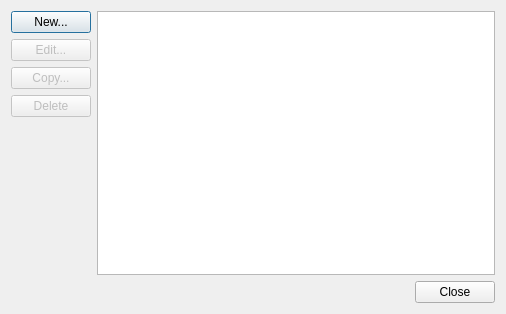
<?xml version="1.0" encoding="UTF-8"?>
<ui version="4.0">
 <class>ManagePadstacksDialog</class>
 <widget class="QDialog" name="ManagePadstacksDialog">
  <property name="geometry">
   <rect>
    <x>0</x>
    <y>0</y>
    <width>506</width>
    <height>314</height>
   </rect>
  </property>
  <property name="windowTitle">
   <string>Manage Padstacks</string>
  </property>
  <layout class="QVBoxLayout" name="verticalLayout">
   <item>
    <layout class="QHBoxLayout" name="horizontalLayout">
     <item>
      <layout class="QVBoxLayout" name="verticalLayout_2">
       <item>
        <widget class="QPushButton" name="newButton">
         <property name="text">
          <string>New...</string>
         </property>
        </widget>
       </item>
       <item>
        <widget class="QPushButton" name="editButton">
         <property name="enabled">
          <bool>false</bool>
         </property>
         <property name="text">
          <string>Edit...</string>
         </property>
        </widget>
       </item>
       <item>
        <widget class="QPushButton" name="copyButton">
         <property name="enabled">
          <bool>false</bool>
         </property>
         <property name="text">
          <string>Copy...</string>
         </property>
        </widget>
       </item>
       <item>
        <widget class="QPushButton" name="deleteButton">
         <property name="enabled">
          <bool>false</bool>
         </property>
         <property name="text">
          <string>Delete</string>
         </property>
        </widget>
       </item>
       <item>
        <spacer name="verticalSpacer">
         <property name="orientation">
          <enum>Qt::Vertical</enum>
         </property>
         <property name="sizeHint" stdset="0">
          <size>
           <width>20</width>
           <height>40</height>
          </size>
         </property>
        </spacer>
       </item>
      </layout>
     </item>
     <item>
      <widget class="QListWidget" name="psList">
       <property name="sizePolicy">
        <sizepolicy hsizetype="Expanding" vsizetype="Expanding">
         <horstretch>0</horstretch>
         <verstretch>0</verstretch>
        </sizepolicy>
       </property>
       <property name="editTriggers">
        <set>QAbstractItemView::NoEditTriggers</set>
       </property>
       <property name="alternatingRowColors">
        <bool>false</bool>
       </property>
       <property name="selectionMode">
        <enum>QAbstractItemView::SingleSelection</enum>
       </property>
       <property name="selectionBehavior">
        <enum>QAbstractItemView::SelectItems</enum>
       </property>
      </widget>
     </item>
    </layout>
   </item>
   <item>
    <widget class="QDialogButtonBox" name="buttonBox">
     <property name="orientation">
      <enum>Qt::Horizontal</enum>
     </property>
     <property name="standardButtons">
      <set>QDialogButtonBox::Close</set>
     </property>
    </widget>
   </item>
  </layout>
 </widget>
 <resources/>
 <connections>
  <connection>
   <sender>buttonBox</sender>
   <signal>accepted()</signal>
   <receiver>ManagePadstacksDialog</receiver>
   <slot>accept()</slot>
   <hints>
    <hint type="sourcelabel">
     <x>257</x>
     <y>304</y>
    </hint>
    <hint type="destinationlabel">
     <x>157</x>
     <y>274</y>
    </hint>
   </hints>
  </connection>
  <connection>
   <sender>buttonBox</sender>
   <signal>rejected()</signal>
   <receiver>ManagePadstacksDialog</receiver>
   <slot>reject()</slot>
   <hints>
    <hint type="sourcelabel">
     <x>325</x>
     <y>304</y>
    </hint>
    <hint type="destinationlabel">
     <x>286</x>
     <y>274</y>
    </hint>
   </hints>
  </connection>
 </connections>
</ui>
